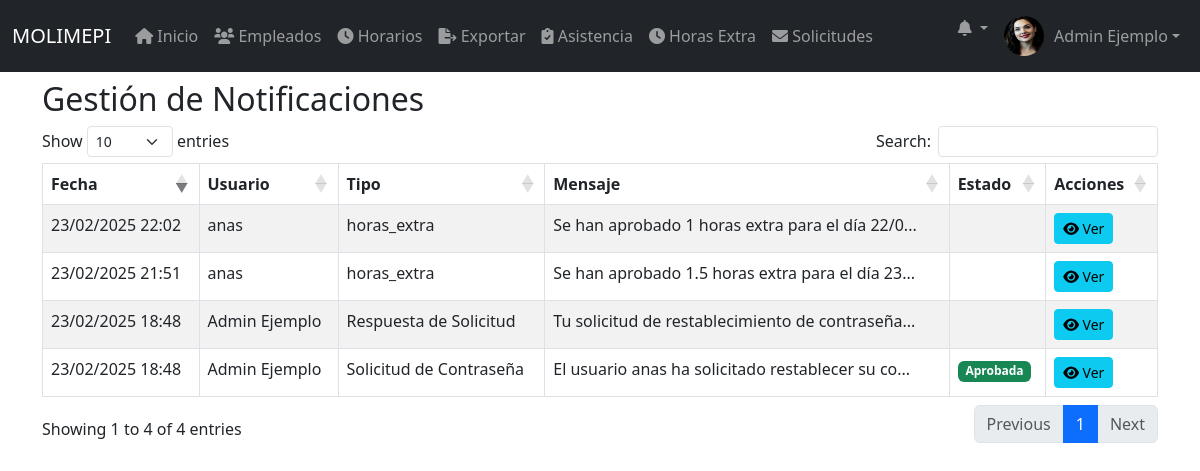
The app's page /public/ver_notificaciones.php (signed in) with its own data.
### tables this page shows
CREATE TABLE `usuarios` (
  `ID` int(11) NOT NULL,
  `nombre` varchar(100) NOT NULL,
  `identificacion` varchar(50) NOT NULL,
  `cargo` varchar(50) NOT NULL,
  `telefono` varchar(20) DEFAULT NULL,
  `correo` varchar(100) DEFAULT NULL,
  `nickname` varchar(50) NOT NULL,
  `password` varchar(255) DEFAULT NULL,
  `rol` enum('Administrador','Empleado') DEFAULT 'Empleado',
  `imagen` varchar(255) DEFAULT 'imgs/nofoto.png',
  `fecha_registro` timestamp NOT NULL DEFAULT current_timestamp(),
  `cambio_password` tinyint(1) DEFAULT 0
);

CREATE TABLE `notificaciones` (
  `ID` int(11) NOT NULL,
  `usuario_id` int(11) DEFAULT NULL,
  `tipo` varchar(50) DEFAULT NULL,
  `referencia_id` int(11) DEFAULT NULL,
  `mensaje` text DEFAULT NULL,
  `comentario` text DEFAULT NULL,
  `leida` tinyint(1) DEFAULT 0,
  `estado` varchar(50) DEFAULT NULL,
  `fecha_creacion` timestamp NOT NULL DEFAULT current_timestamp()
);

### public/includes/auth.php (called while the page is built, shortened)
<?php
function esAdmin() {
    return isset($_SESSION['rol']) && $_SESSION['rol'] === 'Administrador';
}
?>

### public/ver_notificaciones.php (the view, shortened to what this page needs)
<!DOCTYPE html>
<html lang="es">
<head>
    <link href="https://cdn.jsdelivr.net/npm/bootstrap@5.3.0/dist/css/bootstrap.min.css" rel="stylesheet">
    <link href="https://cdnjs.cloudflare.com/ajax/libs/font-awesome/6.0.0/css/all.min.css" rel="stylesheet">
    <link href="https://cdn.datatables.net/1.11.5/css/dataTables.bootstrap5.min.css" rel="stylesheet">
    <link href="https://cdn.datatables.net/responsive/2.2.9/css/responsive.bootstrap5.min.css" rel="stylesheet">
</head>
<body>
    <?php
    require_once '../config/database.php';
    $es_admin = $_SESSION['rol'] === 'Administrador';
    if ($es_admin) {
        $sql = "SELECT n.ID, n.mensaje, n.tipo, n.estado, n.comentario, n.fecha_creacion,
                       u.nombre as nombre_usuario, u.ID as usuario_id,
                       CASE
                           WHEN n.tipo = 'solicitud_password' THEN 'Solicitud de Contraseña'
                           WHEN n.tipo = 'respuesta_password' THEN 'Respuesta de Solicitud'
                           ELSE n.tipo
                       END as tipo_formato
                FROM notificaciones n
                LEFT JOIN usuarios u ON n.usuario_id = u.ID
                ORDER BY n.fecha_creacion DESC";
        $stmt = $pdo->prepare($sql);
        $stmt->execute();
    }
    $notificaciones = $stmt->fetchAll(PDO::FETCH_ASSOC);
    ?>
    <?php include 'navbar.php'; ?>
    <div class="container mt-4">
        <h2>
            <?php echo $es_admin ? 'Gestión de Notificaciones' : 'Mis Notificaciones'; ?>
        </h2>
        <div class="table-responsive">
            <table id="tabla-notificaciones" class="table table-striped table-bordered">
                <thead>
                    <tr>
                        <th>Fecha</th>
                        <?php if ($es_admin): ?>
                            <th>Usuario</th>
                        <?php endif; ?>
                        <th>Tipo</th>
                        <th>Mensaje</th>
                        <th>Estado</th>
                        <th>Acciones</th>
                    </tr>
                </thead>
                <tbody>
                    <?php foreach ($notificaciones as $row): ?>
                        <tr>
                            <td><?php echo date('d/m/Y H:i', strtotime($row['fecha_creacion'])); ?></td>
                            <?php if ($es_admin): ?>
                                <td><?php echo htmlspecialchars($row['nombre_usuario']); ?></td>
                            <?php endif; ?>
                            <td><?php echo htmlspecialchars($row['tipo_formato']); ?></td>
                            <td>
                                <?php
                                $mensaje_corto = strlen($row['mensaje']) > 50
                                    ? substr($row['mensaje'], 0, 47) . '...'
                                    : $row['mensaje'];
                                echo htmlspecialchars($mensaje_corto);
                                ?>
                            </td>
                            <td>
                                <?php if ($row['estado']): ?>
                                    <span class="badge bg-<?php
                                        echo $row['estado'] === 'Aprobada' ? 'success' :
                                            ($row['estado'] === 'Rechazada' ? 'danger' : 'warning');
                                    ?>">
                                        <?php echo htmlspecialchars($row['estado']); ?>
                                    </span>
                                <?php endif; ?>
                            </td>
                            <td>
                                <?php if ($es_admin && $row['tipo'] === 'solicitud_password' && empty($row['estado'])): ?>
                                    <div class="btn-group">
                                        <button type="button"
                                                class="btn btn-success btn-sm"
                                                data-id="<?php echo $row['ID']; ?>"
                                                data-mensaje="<?php echo htmlspecialchars($row['mensaje']); ?>"
                                                onclick="mostrarModalConfirmacion(this, true)">
                                            <i class="fas fa-check"></i> Aprobar
                                        </button>
                                        <button type="button"
                                                class="btn btn-danger btn-sm"
                                                data-id="<?php echo $row['ID']; ?>"
                                                data-mensaje="<?php echo htmlspecialchars($row['mensaje']); ?>"
                                                onclick="mostrarModalConfirmacion(this, false)">
                                            <i class="fas fa-times"></i> Rechazar
                                        </button>
                                    </div>
                                <?php else: ?>
                                    <button type="button"
                                            class="btn btn-info btn-sm"
                                            data-id="<?php echo $row['ID']; ?>"
                                            data-tipo="<?php echo htmlspecialchars($row['tipo']); ?>"
                                            data-mensaje="<?php echo htmlspecialchars($row['mensaje']); ?>"
                                            data-comentario="<?php echo htmlspecialchars($row['comentario'] ?? ''); ?>"
                                            data-estado="<?php echo htmlspecialchars($row['estado'] ?? ''); ?>"
                                            onclick="verDetalleNotificacion(this)">
                                        <i class="fas fa-eye"></i> Ver
                                    </button>
                                <?php endif; ?>
                            </td>
                        </tr>
                    <?php endforeach; ?>
                </tbody>
            </table>
        </div>
    </div>
</body>
</html>

### public/navbar.php (shortened to what this page needs)
<?php
require_once '../config/database.php';
require_once 'includes/auth.php';
$usuario_id = obtenerIdUsuario();
$es_admin = esAdmin();
$stmt = $pdo->prepare("SELECT nombre, imagen FROM usuarios WHERE ID = :id");
$stmt->execute(['id' => $usuario_id]);
$usuario = $stmt->fetch(PDO::FETCH_ASSOC);
$imagenPerfil = (!empty($usuario['imagen']) && file_exists("../" . $usuario['imagen'])) ? "../" . $usuario['imagen'] : '../public/imgs/nofoto.png';
?>
<nav class="navbar navbar-expand-lg navbar-dark bg-dark fixed-top">
    <div class="container-fluid">
        <a class="navbar-brand" href="dashboard.php">MOLIMEPI</a>
        <div class="collapse navbar-collapse" id="navbarNav">
            <ul class="navbar-nav me-auto mb-2 mb-lg-0">
                <li class="nav-item">
                    <a class="nav-link" href="dashboard.php"><i class="fas fa-home"></i> Inicio</a>
                </li>
                <?php if ($es_admin): ?>
                    <li class="nav-item">
                        <a class="nav-link" href="empleados.php"><i class="fas fa-users"></i> Empleados</a>
                    </li>
                    <li class="nav-item">
                        <a class="nav-link" href="horarios.php"><i class="fas fa-clock"></i> Horarios</a>
                    </li>
                    <li class="nav-item">
                        <a class="nav-link" href="exportar.php"><i class="fas fa-file-export"></i> Exportar</a>
                    </li>
                <?php endif; ?>
                <li class="nav-item">
                    <a class="nav-link" href="asistencia.php"><i class="fas fa-clipboard-check"></i> Asistencia</a>
                </li>
                <li class="nav-item">
                    <a class="nav-link" href="hrs_extras.php"><i class="fas fa-clock"></i> Horas Extra</a>
                </li>
                <li class="nav-item">
                    <a class="nav-link" href="solicitudes.php"><i class="fas fa-envelope"></i> Solicitudes</a>
                </li>
            </ul>
            <ul class="navbar-nav ms-auto">
                <li class="nav-item dropdown">
                    <a class="nav-link dropdown-toggle position-relative" href="#" id="notificacionesDropdown" role="button" data-bs-toggle="dropdown" aria-expanded="false">
                        <i class="fas fa-bell"></i>
                    </a>
                </li>
                <li class="nav-item dropdown">
                    <a class="nav-link dropdown-toggle d-flex align-items-center" href="#" id="userDropdown" role="button" data-bs-toggle="dropdown" aria-expanded="false">
                        <img src="<?php echo $imagenPerfil; ?>" class="rounded-circle" style="width: 40px; height: 40px; margin-right: 10px;">
                        <span><?php echo htmlspecialchars($usuario['nombre']); ?></span>
                    </a>
                </li>
            </ul>
        </div>
    </div>
</nav>

### records on screen
usuarios: imagen (picture), nombre "Admin Ejemplo"
notificaciones: fecha_creacion "23/02/2025 22:02", usuario.nombre "anas", tipo_formato "horas_extra", mensaje "Se han aprobado 1 horas extra para el día 22/0..."
notificaciones: fecha_creacion "23/02/2025 21:51", usuario.nombre "anas", tipo_formato "horas_extra", mensaje "Se han aprobado 1.5 horas extra para el día 23..."
notificaciones: fecha_creacion "23/02/2025 18:48", usuario.nombre "Admin Ejemplo", tipo_formato "Respuesta de Solicitud", mensaje "Tu solicitud de restablecimiento de contraseña..."
notificaciones: fecha_creacion "23/02/2025 18:48", usuario.nombre "Admin Ejemplo", tipo_formato "Solicitud de Contraseña", mensaje "El usuario anas ha solicitado restablecer su co...", estado "Aprobada"
